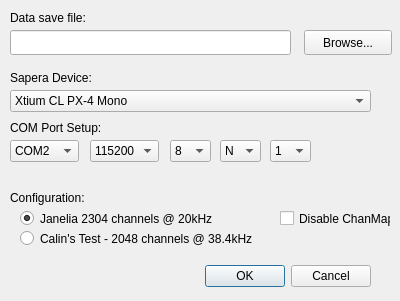
<?xml version="1.0" encoding="UTF-8"?>
<ui version="4.0">
 <class>FG_ConfigDialog</class>
 <widget class="QDialog" name="FG_ConfigDialog">
  <property name="geometry">
   <rect>
    <x>0</x>
    <y>0</y>
    <width>400</width>
    <height>301</height>
   </rect>
  </property>
  <property name="windowTitle">
   <string>Configure Framegrabber Acquisition</string>
  </property>
  <widget class="QDialogButtonBox" name="buttonBox">
   <property name="geometry">
    <rect>
     <x>30</x>
     <y>260</y>
     <width>341</width>
     <height>32</height>
    </rect>
   </property>
   <property name="orientation">
    <enum>Qt::Horizontal</enum>
   </property>
   <property name="standardButtons">
    <set>QDialogButtonBox::Cancel|QDialogButtonBox::Ok</set>
   </property>
  </widget>
  <widget class="QPushButton" name="browseBut">
   <property name="geometry">
    <rect>
     <x>304</x>
     <y>30</y>
     <width>88</width>
     <height>25</height>
    </rect>
   </property>
   <property name="text">
    <string>Browse...</string>
   </property>
  </widget>
  <widget class="QLineEdit" name="outputFileLE">
   <property name="geometry">
    <rect>
     <x>10</x>
     <y>30</y>
     <width>281</width>
     <height>25</height>
    </rect>
   </property>
  </widget>
  <widget class="QComboBox" name="com">
   <property name="geometry">
    <rect>
     <x>10</x>
     <y>140</y>
     <width>69</width>
     <height>22</height>
    </rect>
   </property>
   <property name="currentIndex">
    <number>1</number>
   </property>
   <item>
    <property name="text">
     <string>COM1</string>
    </property>
   </item>
   <item>
    <property name="text">
     <string>COM2</string>
    </property>
   </item>
   <item>
    <property name="text">
     <string>COM3</string>
    </property>
   </item>
   <item>
    <property name="text">
     <string>COM4</string>
    </property>
   </item>
  </widget>
  <widget class="QComboBox" name="baud">
   <property name="geometry">
    <rect>
     <x>90</x>
     <y>140</y>
     <width>69</width>
     <height>22</height>
    </rect>
   </property>
   <property name="currentIndex">
    <number>1</number>
   </property>
   <item>
    <property name="text">
     <string>230400</string>
    </property>
   </item>
   <item>
    <property name="text">
     <string>115200</string>
    </property>
   </item>
   <item>
    <property name="text">
     <string>57600</string>
    </property>
   </item>
   <item>
    <property name="text">
     <string>38400</string>
    </property>
   </item>
   <item>
    <property name="text">
     <string>28800</string>
    </property>
   </item>
   <item>
    <property name="text">
     <string>19200</string>
    </property>
   </item>
   <item>
    <property name="text">
     <string>9600</string>
    </property>
   </item>
   <item>
    <property name="text">
     <string>4800</string>
    </property>
   </item>
   <item>
    <property name="text">
     <string>2400</string>
    </property>
   </item>
  </widget>
  <widget class="QComboBox" name="bits">
   <property name="geometry">
    <rect>
     <x>170</x>
     <y>140</y>
     <width>41</width>
     <height>22</height>
    </rect>
   </property>
   <item>
    <property name="text">
     <string>8</string>
    </property>
   </item>
   <item>
    <property name="text">
     <string>7</string>
    </property>
   </item>
  </widget>
  <widget class="QComboBox" name="parity">
   <property name="geometry">
    <rect>
     <x>220</x>
     <y>140</y>
     <width>41</width>
     <height>22</height>
    </rect>
   </property>
   <item>
    <property name="text">
     <string>N</string>
    </property>
   </item>
   <item>
    <property name="text">
     <string>E</string>
    </property>
   </item>
   <item>
    <property name="text">
     <string>O</string>
    </property>
   </item>
  </widget>
  <widget class="QLabel" name="label">
   <property name="geometry">
    <rect>
     <x>10</x>
     <y>120</y>
     <width>271</width>
     <height>16</height>
    </rect>
   </property>
   <property name="text">
    <string>COM Port Setup:</string>
   </property>
  </widget>
  <widget class="QComboBox" name="stop">
   <property name="geometry">
    <rect>
     <x>270</x>
     <y>140</y>
     <width>41</width>
     <height>22</height>
    </rect>
   </property>
   <item>
    <property name="text">
     <string>1</string>
    </property>
   </item>
   <item>
    <property name="text">
     <string>2</string>
    </property>
   </item>
  </widget>
  <widget class="QLabel" name="label_2">
   <property name="geometry">
    <rect>
     <x>10</x>
     <y>10</y>
     <width>241</width>
     <height>16</height>
    </rect>
   </property>
   <property name="text">
    <string>Data save file:</string>
   </property>
  </widget>
  <widget class="QLabel" name="sapdevLbl">
   <property name="geometry">
    <rect>
     <x>10</x>
     <y>70</y>
     <width>271</width>
     <height>16</height>
    </rect>
   </property>
   <property name="text">
    <string>Sapera Device:</string>
   </property>
  </widget>
  <widget class="QComboBox" name="sapdevCB">
   <property name="geometry">
    <rect>
     <x>10</x>
     <y>90</y>
     <width>361</width>
     <height>22</height>
    </rect>
   </property>
   <item>
    <property name="text">
     <string>Xtium CL PX-4 Mono</string>
    </property>
   </item>
  </widget>
  <widget class="QLabel" name="label_3">
   <property name="geometry">
    <rect>
     <x>10</x>
     <y>190</y>
     <width>131</width>
     <height>16</height>
    </rect>
   </property>
   <property name="text">
    <string>Configuration:</string>
   </property>
  </widget>
  <widget class="QRadioButton" name="janeliaRadio">
   <property name="geometry">
    <rect>
     <x>20</x>
     <y>210</y>
     <width>241</width>
     <height>17</height>
    </rect>
   </property>
   <property name="text">
    <string>Janelia 2304 channels @ 20kHz</string>
   </property>
   <property name="checked">
    <bool>true</bool>
   </property>
   <attribute name="buttonGroup">
    <string notr="true">configBG</string>
   </attribute>
  </widget>
  <widget class="QRadioButton" name="calinRadio">
   <property name="geometry">
    <rect>
     <x>20</x>
     <y>230</y>
     <width>241</width>
     <height>17</height>
    </rect>
   </property>
   <property name="text">
    <string>Calin's Test - 2048 channels @ 38.4kHz</string>
   </property>
   <attribute name="buttonGroup">
    <string notr="true">configBG</string>
   </attribute>
  </widget>
  <widget class="QCheckBox" name="disableChanMapChk">
   <property name="geometry">
    <rect>
     <x>280</x>
     <y>210</y>
     <width>111</width>
     <height>17</height>
    </rect>
   </property>
   <property name="toolTip">
    <string>&lt;html&gt;&lt;head/&gt;&lt;body&gt;&lt;p&gt;For Jim Chen testing only. &lt;/p&gt;&lt;p&gt;If checked, disable the &amp;quot;channel mapping code&amp;quot; and simply show electrodes as they come in from the intan chips in the framegrabber frames.&lt;/p&gt;&lt;p&gt;Not that if unchecked, you can always &amp;quot;sort by intan&amp;quot; or &amp;quot;sort by electrode&amp;quot; from the options menu. Sorting by intan should show the channels as they come in from the framegrabber (assuming the channel mapping code is bug-free).&lt;/p&gt;&lt;p&gt;Default is unchecked, which means channel mapping is enabled.&lt;/p&gt;&lt;/body&gt;&lt;/html&gt;</string>
   </property>
   <property name="whatsThis">
    <string>&lt;html&gt;&lt;head/&gt;&lt;body&gt;&lt;p&gt;For Jim Chen testing only. &lt;/p&gt;&lt;p&gt;If checked, disable the &amp;quot;channel mapping code&amp;quot; and simply show electrodes as they come in from the intan chips in the framegrabber frames.&lt;/p&gt;&lt;p&gt;Not that if unchecked, you can always &amp;quot;sort by intan&amp;quot; or &amp;quot;sort by electrode&amp;quot; from the options menu. Sorting by intan should show the channels as they come in from the framegrabber (assuming the channel mapping code is bug-free).&lt;/p&gt;&lt;p&gt;Default is unchecked, which means channel mapping is enabled.&lt;/p&gt;&lt;/body&gt;&lt;/html&gt;</string>
   </property>
   <property name="text">
    <string>Disable ChanMap</string>
   </property>
  </widget>
 </widget>
 <resources/>
 <connections>
  <connection>
   <sender>buttonBox</sender>
   <signal>accepted()</signal>
   <receiver>FG_ConfigDialog</receiver>
   <slot>accept()</slot>
   <hints>
    <hint type="sourcelabel">
     <x>248</x>
     <y>254</y>
    </hint>
    <hint type="destinationlabel">
     <x>157</x>
     <y>274</y>
    </hint>
   </hints>
  </connection>
  <connection>
   <sender>buttonBox</sender>
   <signal>rejected()</signal>
   <receiver>FG_ConfigDialog</receiver>
   <slot>reject()</slot>
   <hints>
    <hint type="sourcelabel">
     <x>316</x>
     <y>260</y>
    </hint>
    <hint type="destinationlabel">
     <x>286</x>
     <y>274</y>
    </hint>
   </hints>
  </connection>
 </connections>
 <buttongroups>
  <buttongroup name="configBG"/>
 </buttongroups>
</ui>
